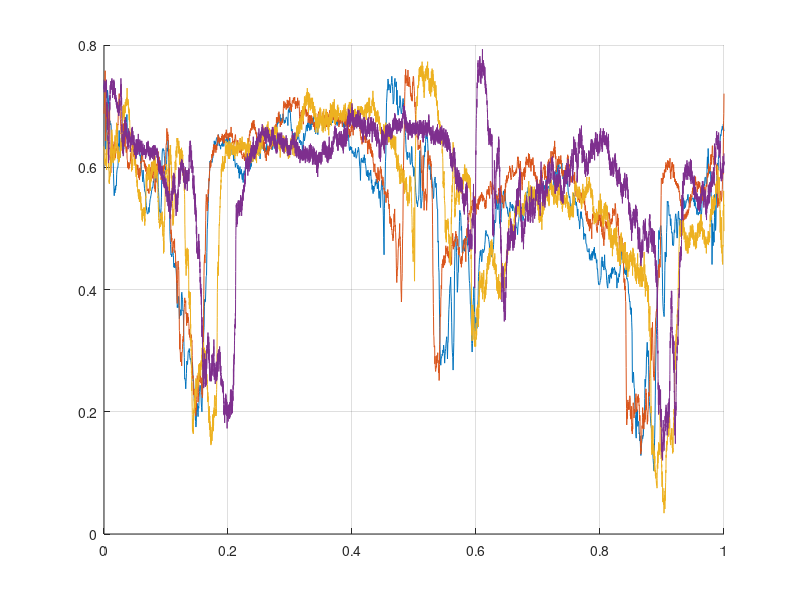

Source code (MATLAB): (Note: this script raises an error after producing the figure.)
clear;close all;clc

ensaio{01} = load('N_pontos_1574701005.txt');
ensaio{02} = load('N_pontos_1574701406.txt');
ensaio{03} = load('N_pontos_1574702109.txt');
ensaio{04} = load('N_pontos_1574702573.txt');
ensaio{05} = load('N_pontos_1574703043.txt');
ensaio{06} = load('N_pontos_1574703390.txt');
ensaio{07} = load('N_pontos_1574703964.txt');
ensaio{08} = load('N_pontos_1574704717.txt');
ensaio{09} = load('N_pontos_1574705224.txt');
ensaio{10} = load('N_pontos_1574700877.txt');
ensaio{11} = load('N_pontos_1574701160.txt');
N          = length(ensaio)                 ;

figure
hold on;
grid on;

range =[1 3 5 7];

legenda = cell(1,length(range));
grafico = cell(1,length(range));
Med = zeros(length(range),2);
j = 0;
for i = range
    if max(i == [1:4 10])
        Nmax = 880;
    elseif max(i == [5:8 11])
        Nmax = 440;
    else
        Nmax = 880;
    end
    grafico{i} = ensaio{i}(:,2)/Nmax;
    xAxis      = linspace(0,1,length(ensaio{i}));
%     xAxis      = 1:length(ensaio{i}(:,1));
    plot(xAxis,grafico{i});
    j = j+1;
    Med(j,:) = [i mean(grafico{i})];
    legenda{j} = ['Trial ' num2str(i)];
end

h = gcf;
h.Children.YLim = [0 1];
legend(legenda)
xlabel('Iteration')
ylabel('Detected Points')
